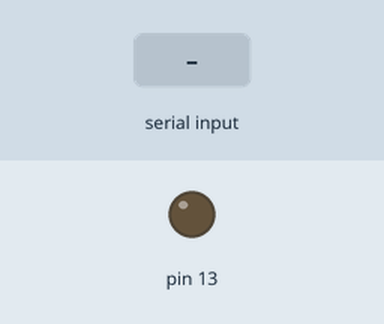
This sketch was run on a simulated Arduino Uno, built with avr-gcc and run on an emulated ATmega328P. On the bench: output pins drawn as LEDs (lit = HIGH). Dashed ring = blinking. The test bench sets the inputs (shaded band). What the sketch prints to the serial monitor is not drawn.

Above: at 1.2 s.
1.3 s: "1" received over Serial
At 2.1 s:
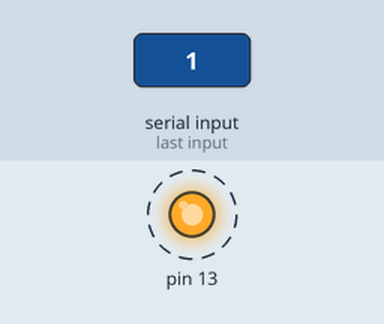
Timing chart, 0 to 10.3 s (numbered marks = the images above; inputs shaded):
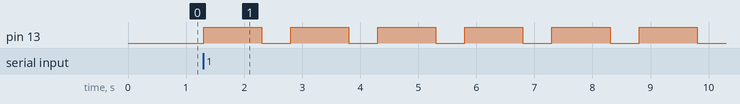

The sketch:

IAmHere.ino
```cpp
const int BUF_SIZE = 256;

int bufLen;
int sentString;
char commBuffer[BUF_SIZE];
String msg;

void setup() {
  msg = "I didn't hear you...";
  pinMode(13, OUTPUT);
  Serial.begin(9600);
}

void loop() {
  Serial.println(msg);
  delay(100);
}

void serialEvent() {
    bufLen = 0;
    char c;
    while (Serial.available() && bufLen < BUF_SIZE) {
	c = (char)Serial.read();
	if (c == (char)'q') {
	    sentString = 1;
	    return;
	}
	commBuffer[bufLen++] = c;
    }

    msg = "I heard you!";

    while(true) {
      digitalWrite(13, HIGH);
      delay(1000);
      digitalWrite(13, LOW);
      delay(500);
    }
}
```

Measured:
- after the input at 1.3 s, pin 13: alternates HIGH for 1.0 s and LOW for 0.50 s, starting at once
